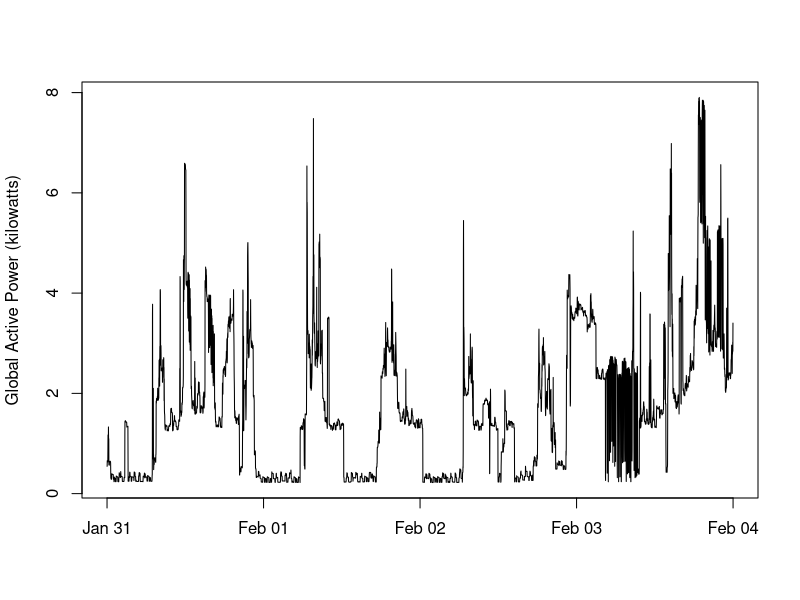

Write the R code that produced this figure.
colClasses <- c("character", "character", "numeric", "numeric", "numeric", "numeric", "numeric", "numeric", "numeric")
data <- read.csv("./household_power_consumption.txt", header=TRUE, sep=";", colClasses=colClasses)
dates <- paste(data$Date, data$Time)
data$DateTime <- strptime(dates, "%d/%m/%Y %H:%M:%S")
data[c("Date", "Time")] <- list(NULL)

png("plot2.png", width = 480, height = 480, units = "px")
par(bg = "transparent")
plot(data$DateTime, data$Global_active_power, type="n", ylab="Global Active Power (kilowatts)", xlab="")
lines(data$DateTime, data$Global_active_power, type="l")
dev.off()
